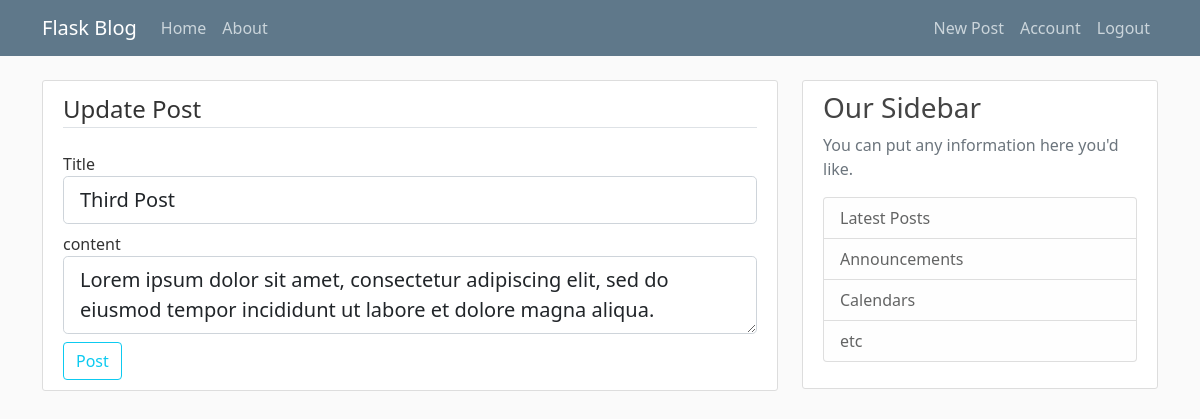
The page /post/4/update (signed in) on the database its author committed.
### flaskblog/models.py (models this page shows, shortened)
class Post(db.Model):
    id = db.Column(db.Integer, primary_key=True)
    title = db.Column(db.String(100), nullable=False)
    date_posted = db.Column(db.DateTime, nullable=False, default=datetime.utcnow)
    content = db.Column(db.Text, nullable=False)
    user_id = db.Column(db.Integer, db.ForeignKey('user.id'), nullable=False)

### flaskblog/routes.py (the view)
@app.route("/post/<int:post_id>/update", methods=["GET", "POST"])
@login_required
def update_post(post_id):
    post = Post.query.get_or_404(post_id)
    if post.author != current_user:
        abort(403)
    form = PostForm()
    if form.validate_on_submit():
        post.title = form.title.data
        post.content = form.content.data
        db.session.commit()
        flash("Your post has been updated!", "success")
        return redirect(url_for("post", post_id=post.id))
    elif request.method == "GET":
        form.title.data = post.title
        form.content.data = post.content
    return render_template(
        "create_post.html", title="Update Post", form=form, legend="Update Post"
    )

### flaskblog/forms.py
class PostForm(FlaskForm):
    title = StringField('Title', validators=[DataRequired()])
    content = TextAreaField('content', validators=[DataRequired()])
    submit = SubmitField('Post')

### flaskblog/models.py (called while the page is built)
@login_manager.user_loader
def load_user(user_id):
    return User.query.get(int(user_id))

### flaskblog/templates/create_post.html (shortened to what this page needs)
{% extends 'layout.html' %}
{% block content %}
    <div class="content-section">
        <form action="" method="post">
            <fieldset class="form-group">
                <legend class='border-bottom mb-4'>{{ legend }}</legend>
                <div class="form-group">
                    {{ form.title.label(class='form-control-label') }}
                    {% if form.title.errors %}
                        {{ form.title(class='form-control from-control-lg is-invalid') }}
                        <div class="invalid-feedback">
                            {% for error in form.title.errors %}
                                <span>{{ error }}</span>
                            {% endfor %}
                        </div>
                    {% else %}
                        {{ form.title(class='form-control form-control-lg mb-2') }}
                    {% endif %}
                </div>
                <div class="form-group">
                    {{ form.content.label(class='form-control-label') }}
                    {% if form.content.errors %}
                        {{ form.content(class='form-control from-control-lg is-invalid') }}
                        <div class="invalid-feedback">
                            {% for error in form.content.errors %}
                                <span>{{ error }}</span>
                            {% endfor %}
                        </div>
                    {% else %}
                        {{ form.content(class='form-control form-control-lg mb-2') }}
                    {% endif %}
                </div>
            </fieldset>
            <div class="form-group">
                {{ form.submit(class='btn btn-outline-info') }}
            </div>
        </form>
    </div>
{% endblock content %}

### flaskblog/static/main.css (style rules this page uses)
body { background: #fafafa; color: #333333; margin-top: 5rem; }
.content-section { background: #ffffff; padding: 10px 20px; border: 1px solid #dddddd; border-radius: 3px; margin-bottom: 20px; }

### rows shown on the page
Post: title "Third Post", content "Lorem ipsum dolor sit amet, consectetur adipiscing elit, sed do eiusmod tempor incididunt ut labore et dolore magna aliqua."

### other values the page prints
{{ legend }} "Update Post"
